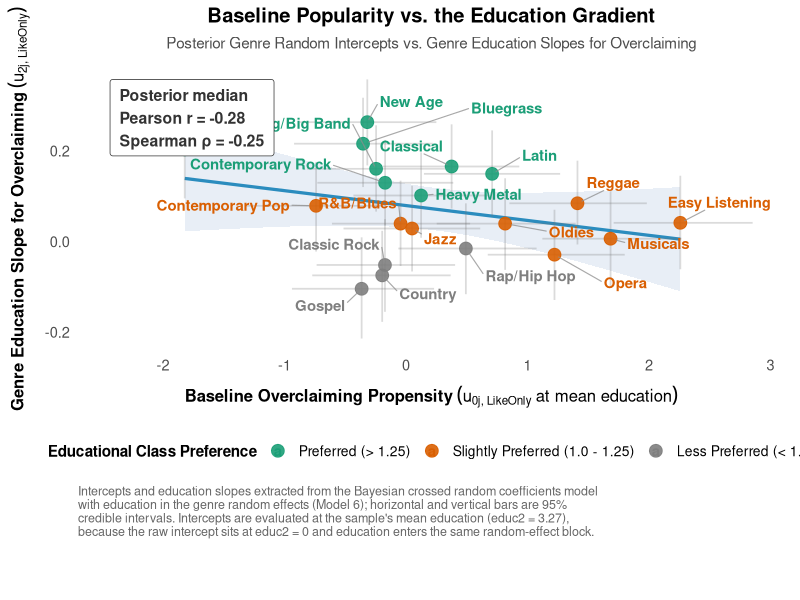

R code for this plot:
#' @title Figure 8: genre intercepts against genre education slopes
#' @description Education counterpart to Figure 7. For each genre the plot pairs
#'   the random intercept of the overclaiming equation, evaluated at the sample's
#'   mean education, with that genre's total education slope for overclaiming.
#'   Figure 7 asks whether the arts effect is largest where baseline engagement is
#'   lowest (the scarcity reading); this panel asks whether the education gradient
#'   is simply a restatement of baseline popularity.
#'
#'   Reads cache/m6_intercept_educ_genre.csv and
#'   cache/m6_intercept_educ_correlation.csv, both written by
#'   Scripts/main/check_m6_intercept_educ_correlation.R (Model 6). Needs no fit in
#'   memory and rebuilds in seconds.
#'
#'   Output: Plots/fig8_intercept_vs_education_slope.png

library(ggplot2)
library(ggrepel)
library(dplyr)

genres <- read.csv("cache/m6_intercept_educ_genre.csv", stringsAsFactors = FALSE)
cors <- read.csv("cache/m6_intercept_educ_correlation.csv", stringsAsFactors = FALSE)
stopifnot(nrow(genres) == 20)

r_mean <- cors$Median[cors$Statistic == "Intercept at mean education vs. education slope (Pearson)"]
rho_mean <- cors$Median[cors$Statistic == "Intercept at mean education vs. education slope (Spearman)"]
stopifnot(length(r_mean) == 1, length(rho_mean) == 1)

d <- genres |>
  mutate(
    pref_cat = case_when(
      ratio_col < 1.0 ~ "Less Preferred (< 1.0)",
      ratio_col >= 1.0 & ratio_col <= 1.25 ~ "Slightly Preferred (1.0 - 1.25)",
      ratio_col > 1.25 ~ "Preferred (> 1.25)"
    ),
    pref_cat = factor(
      pref_cat,
      levels = c("Preferred (> 1.25)", "Slightly Preferred (1.0 - 1.25)", "Less Preferred (< 1.0)")
    )
  )

pref_colors <- c(
  "Preferred (> 1.25)"              = "#1b9e77",
  "Slightly Preferred (1.0 - 1.25)" = "#d95f02",
  "Less Preferred (< 1.0)"          = "gray50"
)

p <- ggplot(d, aes(x = u0_med, y = educ_slope_med)) +
  geom_smooth(method = "lm", color = "#2b8cbe", fill = "#a6bddb", alpha = 0.25, linewidth = 1.1) +
  geom_errorbarh(
    aes(xmin = u0_lo, xmax = u0_hi),
    height = 0, linewidth = 0.6, color = "gray45", alpha = 0.25
  ) +
  geom_errorbar(
    aes(ymin = educ_slope_lo, ymax = educ_slope_hi),
    width = 0, linewidth = 0.6, color = "gray45", alpha = 0.25
  ) +
  geom_point(aes(color = pref_cat), size = 4, alpha = 0.9) +
  geom_text_repel(
    aes(label = genre_name, color = pref_cat),
    size = 3.8, fontface = "bold",
    box.padding = 0.7, point.padding = 0.5,
    force = 16, force_pull = 0.2,
    max.overlaps = Inf, min.segment.length = 0,
    segment.color = "gray55", segment.size = 0.4, segment.alpha = 0.75,
    seed = 7
  ) +
  scale_color_manual(values = pref_colors, name = "Educational Class Preference") +
  annotate(
    "label", x = min(d$u0_lo), y = max(d$educ_slope_hi),
    label = sprintf("Posterior median\nPearson r = %.2f\nSpearman \u03c1 = %.2f", r_mean, rho_mean),
    hjust = 0, vjust = 1, size = 4, fontface = "bold",
    fill = "white", color = "gray20", label.padding = unit(0.5, "lines")
  ) +
  theme_minimal(base_size = 13) +
  theme(
    plot.title = element_text(face = "bold", size = 14.5, hjust = 0.5),
    plot.subtitle = element_text(size = 11, hjust = 0.5, color = "gray30", margin = margin(b = 10)),
    plot.caption = element_text(size = 9, color = "gray40", hjust = 0, margin = margin(t = 10)),
    axis.title.x = element_text(face = "bold", size = 12, margin = margin(t = 8)),
    axis.title.y = element_text(face = "bold", size = 12, margin = margin(r = 8)),
    axis.text = element_text(size = 10.5),
    legend.position = "bottom",
    legend.title = element_text(face = "bold", size = 11),
    legend.text = element_text(size = 10),
    panel.grid.minor = element_blank(),
    panel.grid.major = element_blank(),
    plot.margin = margin(t = 5.5, r = 11, b = 44, l = 5.5)
  ) +
  labs(
    title = "Baseline Popularity vs. the Education Gradient",
    subtitle = "Posterior Genre Random Intercepts vs. Genre Education Slopes for Overclaiming",
    x = expression(bold("Baseline Overclaiming Propensity")~(u["0j, LikeOnly"]~"at mean education")),
    y = expression(bold("Genre Education Slope for Overclaiming")~(u["2j, LikeOnly"])),
    caption = paste(
      "Intercepts and education slopes extracted from the Bayesian crossed random coefficients model",
      "with education in the genre random effects (Model 6); horizontal and vertical bars are 95%",
      "credible intervals. Intercepts are evaluated at the sample's mean education (educ2 = 3.27),",
      "because the raw intercept sits at educ2 = 0 and education enters the same random-effect block.",
      sep = "\n"
    )
  )

dir.create("Plots", showWarnings = FALSE)
ggsave("Plots/fig8_intercept_vs_education_slope.png", p, width = 9.5, height = 7, dpi = 300, bg = "white")
cat("Saved Plots/fig8_intercept_vs_education_slope.png\n")
print(as.data.frame(d[, c("genre_name", "u0_med", "educ_slope_med", "ratio_col")]))
